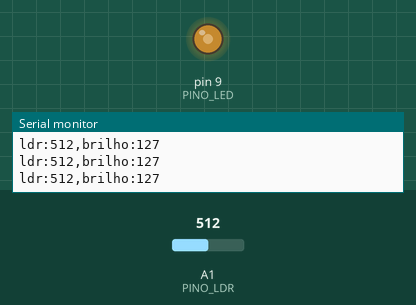
Bench run of a sketch on a simulated Arduino Uno, built with avr-gcc and run on an emulated ATmega328P. On the bench: output pins drawn as LEDs (lit = HIGH), the last lines printed to the serial monitor. The test bench sets the inputs (shaded band); at power-on: A1 (PINO_LDR) = 512.

Above: at 1.2 s.
1.3 s: A1 (PINO_LDR) set to 409
At 2.3 s:
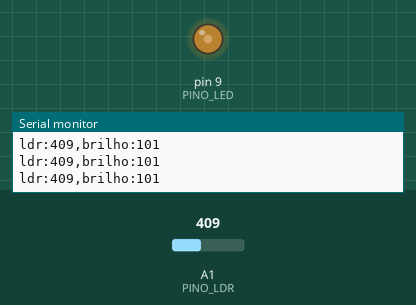
2.8 s: A1 (PINO_LDR) set to 391
At 4.0 s:
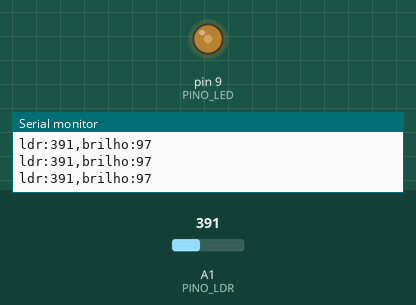
4.3 s: A1 (PINO_LDR) set to 986
At 5.5 s:
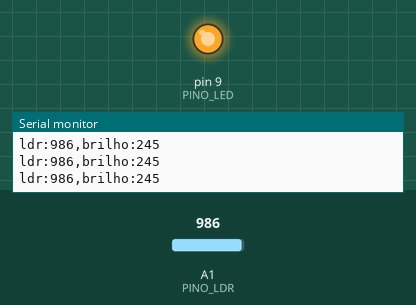
5.8 s: A1 (PINO_LDR) set to 1013
At 7.0 s:
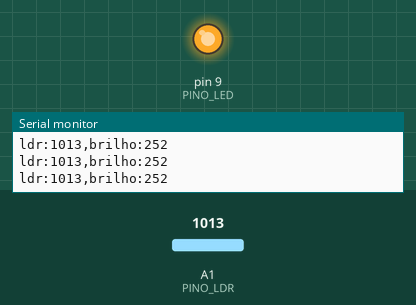
7.3 s: A1 (PINO_LDR) set to 716
At 7.6 s:
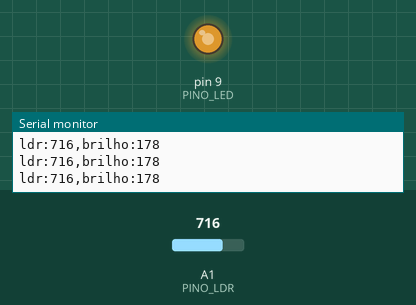
8.8 s: A1 (PINO_LDR) set to 122
At 9.9 s:
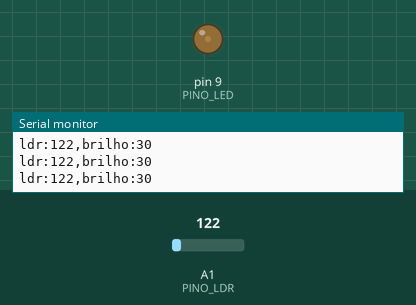
Timing chart, 0 to 11.3 s (numbered marks = the images above; inputs shaded):
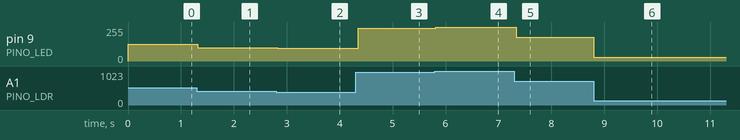

Measured:
- after the input at 1.3 s, pin 9 (PINO_LED): 127/255 → 101/255 at once
- after the input at 2.8 s, pin 9 (PINO_LED): 101/255 → 97/255 at once
- after the input at 4.3 s, pin 9 (PINO_LED): 97/255 → 245/255 after 0.05 s
- after the input at 5.8 s, pin 9 (PINO_LED): 245/255 → 252/255 at once
- after the input at 7.3 s, pin 9 (PINO_LED): 252/255 → 178/255 at once
- after the input at 8.8 s, pin 9 (PINO_LED): 178/255 → 30/255 at once

The sketch:

b1_ldr.ino
```cpp
// Lab 01 - Bloco 1 (LDR no A1 controlando o LED vermelho no D9)
// UNO R3 + Shield 9-em-1. Abra o Plotter Serial (9600 baud).
//
// Este sketch JÁ COMPILA e roda, mas os valores de calibração são
// provisórios. Você vai ajustá-lo nas etapas marcadas com "ETAPA".

const uint8_t PINO_LDR = A1;   // LDR (o número SOBE com a luz)
const uint8_t PINO_LED = 9;    // LED vermelho (PWM)

// ETAPA 2.2-1: troque pelos valores que VOCÊ mediu na tabela do 2.1.
const int MINIMO_MEDIDO = 0;     // leitura com o LDR coberto (escuro)
const int MAXIMO_MEDIDO = 1023;  // leitura com a lanterna (claro)

void setup() {
  Serial.begin(9600);
  pinMode(PINO_LED, OUTPUT);
}

void loop() {
  int leitura = analogRead(PINO_LDR);

  // ETAPA 2.2-2: converta a faixa medida para 0-255 com map().
  int brilho = map(leitura, MINIMO_MEDIDO, MAXIMO_MEDIDO, 0, 255);

  // ETAPA 2.2-6: limite o resultado a 0-255 com constrain().

  analogWrite(PINO_LED, brilho);

  // Formato do Plotter Serial: nome:valor,nome:valor
  Serial.print("ldr:");
  Serial.print(leitura);
  Serial.print(",brilho:");
  Serial.println(brilho);

  delay(50);
}
```
